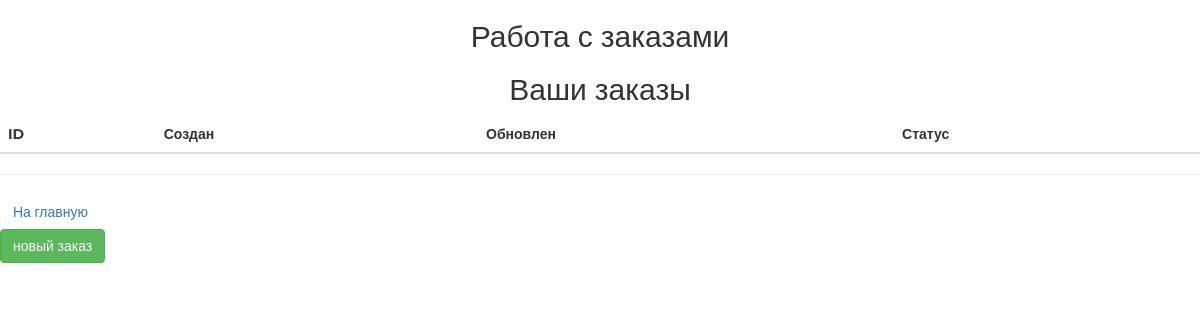
The app's page /orders/ (signed in), older data.
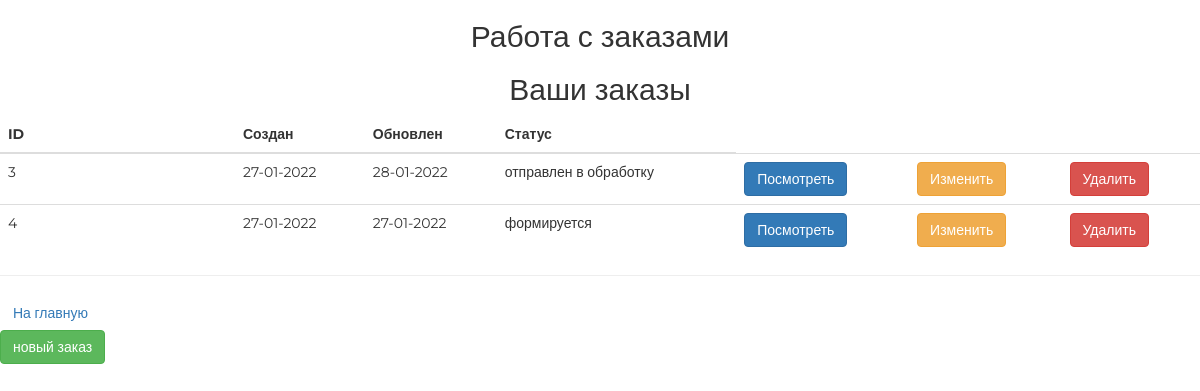
The same page, newer data.
### ordersapp/models.py (models this page shows, shortened)
class Order(models.Model):
    FORMING = 'FM'
    SENT_TO_PROCEED = 'STP'
    PROCEEDED = 'PRD'
    PAID = 'PD'
    READY = 'RDY'
    CANCEL = 'CNC'
    STATUS = (
        (FORMING, 'формируется'),
        (SENT_TO_PROCEED, 'отправлен в обработку'),
        (PAID, 'оплачен'),
        (PROCEEDED, 'обрабатывается'),
        (READY, 'готов к выдаче'),
        (CANCEL, 'отменен'),
    )
    user = models.ForeignKey(settings.AUTH_USER_MODEL, on_delete=models.CASCADE)
    is_active = models.BooleanField(default=True)
    status = models.CharField(choices=STATUS, max_length=3, default=FORMING, verbose_name='Статус заказа')
    created_at = models.DateTimeField(auto_now_add=True, verbose_name='Дата создания')
    updated_at = models.DateTimeField(auto_now=True, verbose_name='Дата обновления')

### ordersapp/views.py (the view)
# urls.py: path('', ordersapp.OrderListView.as_view(), name='list'),
class OrderListView(ListView):
    model = Order
    def get_queryset(self):
        return Order.objects.filter(user=self.request.user, is_active=True)

### mainapp/context_processors.py (called while the page is built)
def basket(request):
    basket_items = []
    if request.user.is_authenticated:
        basket_items = Basket.objects.filter(user=request.user)
    return {
        'basket': basket_items
    }

### ordersapp/templates/ordersapp/order_list.html (shortened to what this page needs)
{% extends 'ordersapp/base.html' %}
{% block content %}
    <div class="h2 text-center head">
        Ваши заказы
    </div>
    <table class="table">
        <thead>
        <th>ID</th>
        <th>Создан</th>
        <th>Обновлен</th>
        <th>Статус</th>
        </thead>
        <tbody>
        {% for object in object_list %}
            <tr>
                <td>{{ object.pk }}</td>
                <td>{{ object.created_at|date:'d-m-Y' }}</td>
                <td>{{ object.updated_at|date:'d-m-Y' }}</td>
                <td>{{ object.get_status_display }}</td>
                <td>
                    <a href="{% url 'ordersapp:read' object.pk %}" class="btn btn-primary">Посмотреть</a>
                </td>
                <td>
                    <a href="{% url 'ordersapp:update' object.pk %}" class="btn btn-warning">Изменить</a>
                </td>
                <td>
                    <a href="{% url 'ordersapp:delete' object.pk %}" class="btn btn-danger">Удалить</a>
                </td>
            </tr>
        {% endfor %}
        </tbody>
    </table>
    <hr>
    <a href="{% url 'index' %}" class="btn btn-link">На главную</a>
    <br>
    <a href="{% url 'ordersapp:create' %}" class="btn btn-success">новый заказ</a>
{% endblock %}

Row changes from the older to the newer data that the page shows:
added Order: pk "3", created_at "27-01-2022", updated_at "28-01-2022", status "отправлен в обработку"
added Order: pk "4", created_at "27-01-2022", updated_at "27-01-2022", status "формируется"
